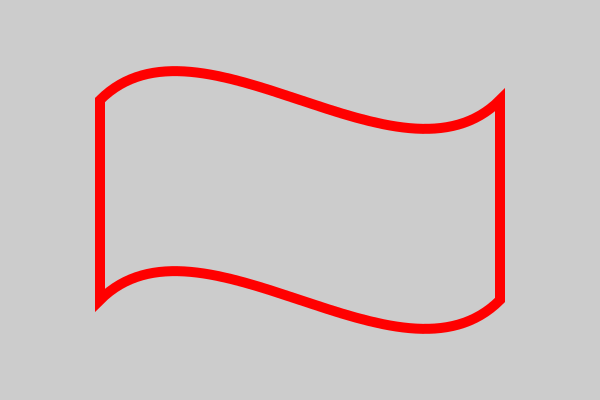

Write Python code to recreate this figure.
import cairo
# Set up pycairo
surface = cairo.ImageSurface(cairo. FORMAT_RGB24, 600, 400)
ctx = cairo.Context(surface)
ctx.set_source_rgb(0.8, 0.8, 0.8)
ctx.paint()
# Bezier curve
ctx.move_to(100, 100)
ctx.curve_to(200, 0, 400, 200, 500, 100)
ctx. line_to(500, 300)
ctx.curve_to(400, 400, 200, 200, 100, 300)
ctx.close_path()
ctx.set_source_rgb(1, 0, 0)
ctx.set_line_width (10)
ctx.stroke()
surface.write_to_png('b2.png')
